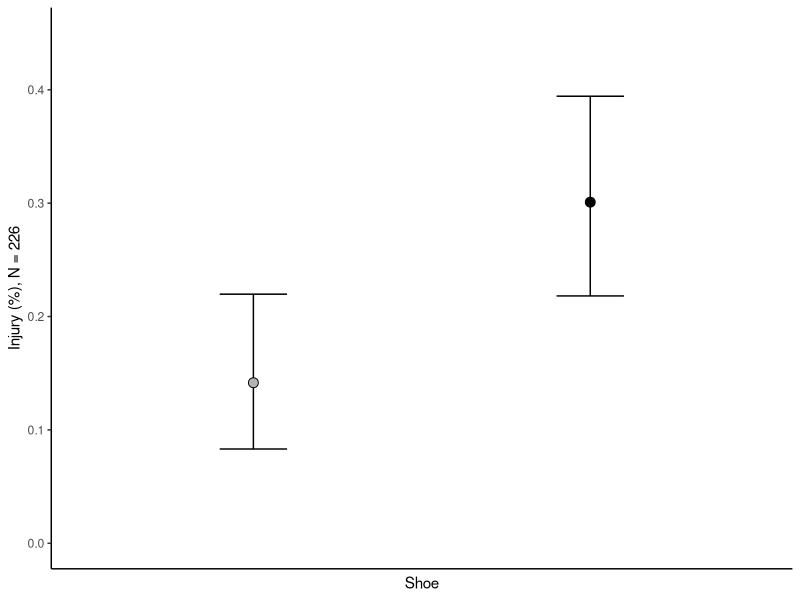

Write R code to recreate this figure.
### A.Link 2.12.20: an investigation into data-driven information
#This all started from Z.Levet stating a bunch of facts from a nike website. 
#He was provided a free pair of nike react infinity - this is a new type of marketing: non-sponsor, but trying to become the brand.
#Other people that have done similar reviews: Kofuzi and Nick Bare

###Data and information found in the following links:
#https://www.mensjournal.com/gear/nike-react-infinity-run-shoe/
#https://www.dickpondathletics.com/react-infinity-run-flyknit/ (this was the outcomes - super hard to find)
#https://www.runnersworld.com/uk/gear/shoes/a30453453/nike-react-infinity-run/

###comments on data: finding specs were difficult, each had its own way of saying the same thing
# BCSMRF had an alternative run study (https://www.strava.com/clubs/242200)... there were other studies similar to this; Ryan et al. 2019_run alternative (name change?)
# Alternative run study was locked, who could actually see the data?

### Data summations:
# 60000 miles, 226 participants, 12 weeks, 2 shoe comparison (structure 22 and react infinity)
# training for half-marathon
# log injuries: 3 consecutive days required off to deem as 'injury' = injury does not seem to have been counted, just categorized and lumped together. the days off are the deciding factor
# less pain in knees and feet
# Where did the 52% come from? How many were actually injured within the respective shoe groups?

### Descriptive stats:
60000/226/12/2 # = around 11 mi/shoe/week/person. does that sound adequate? How fast? Project Run 21 identified that ~ 6 mph, ~ 9 mi a week is injury-prone.
3/7 # = little less than half a week of injury? this sound extreme, personally... a recovery day, sure... but, to have multiple days, it sounds like there is bad form and training involved.
226/2 # 113 participants were testing one shoe or the other; 
.303*113; .145*113 # probability of injury; structure 22 (~34):react infinity (~16)
34.239-113; 16.385-113 # absolute/opposite - non-injury (79:97)
1-(16/34) # well that is where the 52% comes from (probability of a proportion). This means nothing without a test of significance, even at the lowest degree, such as a chi-square test.
34.239/78.761;16.385/96.615

### actual analysis:
# I know you cannot have partial people, so I made them integers, No_Injury was rounded up...
S=as.table(rbind(c(34,80),
                 c(16,97)))
dimnames(S)=list(S.T=c("Structure","React"),I.N=c("Injury","Not"))
S
chisq.test(S)

##########################
library(ggplot2)
library(dplyr)
library(MASS)
Input =("
Shoe  I  N Sum
Structure  34 80 113
Infinity 16 97 113
")
#Prop. was in sense of injury: i.e., Injury/No_Injury given respective shoe groups

Shoe= read.table(textConnection(Input),header=TRUE)
# sample size is adequate; was it limited before even doing the descriptive stats? I also assumed normality because the data is nowhere to be found...

Shoe=
  mutate(Shoe,
         Prop=I/Sum)

low=binom.test(34,113)$conf.int[1]
high=binom.test(34,113)$conf.int[2]
low1=binom.test(16,113)$conf.int[1]
high1=binom.test(16,113)$conf.int[2]

Shoe$low.ci=c(low,low1)
Shoe$high.ci=c(high,high1)  
  
d1=position_dodge(width = 0.8)

GG=ggplot(Shoe,
          aes(x=Shoe,y=Prop,fill=Shoe))+
  geom_errorbar(aes(ymax=high.ci, ymin=low.ci), 
                width=0.2, size=0.5, color='black',position = d1)+
  geom_point( size=3, shape=21,position=d1)+
  labs(y='Injury (%), N = 226')+
  scale_y_continuous(limits = c(0,.45))+
  guides(fill=F)+
  scale_fill_manual(values=c('gray70','black','white'))+
  theme(axis.ticks.x=element_blank(),axis.text.x=element_blank())  
GG+theme(panel.background = element_blank(),axis.line=element_line(colour='black'))

#End